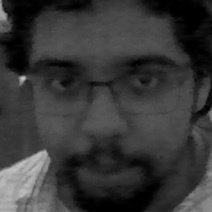
#> input picture dataSet/User.1.13.jpg, 212 x 212 px, given in place of the camera
$ python main-expo.py
#> lines starting #> are read from the running program, lines starting #| are printed output that depends on the picture
#> the answer given: 1
### take_photo.py
import cv2, os
import numpy as np
import pandas as pd
from PIL import Image

CSV_NAME = 'users.csv'
sample_num = 100 #Numero de Imagenes que seran tomadas y analizadas

def create_dataset():
    cam = cv2.VideoCapture(0)
    detector = cv2.CascadeClassifier('haarcascade_frontalface_default.xml')
    person_name = input('Dame tu nombre> ')
#> the answer given: dataSet/User.1.13.jpg
    Id = str(get_id_from_csv(name=person_name))

    sampleNum = 0
    while(True):
        ret, img = cam.read()
#> img is the input picture: shape (212, 212, 3); min 0, max 197, mean 55.6
        gray = cv2.cvtColor(img, cv2.COLOR_BGR2GRAY)
        faces = detector.detectMultiScale(gray, 1.3, 5)
#> faces = [[8, 8, 196, 196]]
        for (x,y,w,h) in faces:
            cv2.rectangle(img,(x, y),(x+w,y+h),(255,0,0),2)
            sampleNum = sampleNum + 1

            cv2.imwrite("dataSet/User."+Id +'.'+ str(sampleNum) + ".jpg", gray[y:y+h,x:x+w])
            cv2.imshow('Creando dataset', img)
#> this loop made 1 pass
#> (x, y, w, h, sampleNum) on pass 1: (8, 8, 196, 196, 1)
#> pass 1, in create_dataset, `cv2.imwrite("dataSet/User."+Id +'.'+ str(sampleNum) + ".jpg", gray[y:y..`:
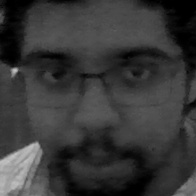
#> saved as User.1.1.jpg: shape (196, 196); min 0, max 197, mean 56
#> pass 1, in create_dataset, `cv2.imshow('Creando dataset', img)`:
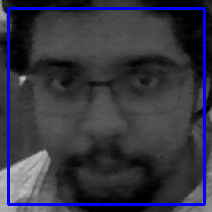
#> window 'Creando dataset': shape (212, 212, 3); mean B, G, R 66.4, 53.1, 53.1
#> after the loop, sampleNum = 1

        if cv2.waitKey(100) & 0xFF == ord('q'):
#> (key q is pressed here)
            break

        elif sampleNum > sample_num:
            break

    cam.release()
    cv2.destroyAllWindows()

def get_id_from_csv(name):
    try:
        users_data = pd.read_csv(CSV_NAME)
    except FileNotFoundError:
        users_data = pd.DataFrame({'Id':[1], 'name': [name]})
        new_user_id = 1
    else:
        new_user_id = users_data.count()["name"] + 1
        new_user = pd.DataFrame({"Id": [new_user_id], "name": [name]})
        users_data = pd.concat([users_data, new_user])
        print(users_data)

    users_data.to_csv(CSV_NAME,
                        columns=["Id", "name"],index=False)

    return new_user_id

# [35 lines left out: function recognize, not called in this run]

### recognize_face.py
import cv2,os
import numpy as np
from PIL import Image

recognizer = cv2.face.LBPHFaceRecognizer_create()
detector= cv2.CascadeClassifier("haarcascade_frontalface_default.xml")

def getImagesAndLabels(path):
#> called with path = 'dataSet'
    imagePaths=[os.path.join(path,f) for f in os.listdir(path)]
    faceSamples=[]
    Ids=[]
    for imagePath in imagePaths:
        pilImage = Image.open(imagePath).convert('L')
        imageNp = np.array(pilImage,'uint8')
        Id = int(os.path.split(imagePath)[-1].split(".")[1])
        faces = detector.detectMultiScale(imageNp)
#> faces = [[5, 9, 178, 178]]
        for (x,y,w,h) in faces:
            faceSamples.append(imageNp[y:y+h,x:x+w])
            Ids.append(Id)
#> this loop made 1 pass
#> after the loop, Ids = [1]; faceSamples = 1 item

    return faceSamples,Ids

def run():
    faces,Ids = getImagesAndLabels('dataSet')
    recognizer.train(faces, np.array(Ids))
#> (the run stopped early here; a loop or call above may not have finished)
